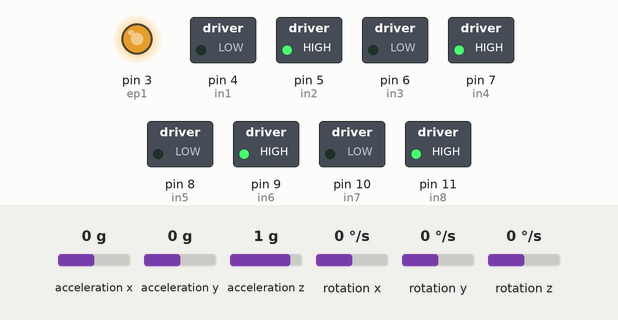
This sketch was run on a simulated Arduino Uno, built with avr-gcc and run on an emulated ATmega328P. Shown: switched loads named in the sketch (green lamp = pin HIGH), output pins drawn as LEDs (lit = HIGH). Inputs (shaded band) come from the test bench; at power-on: rotation z 0 °/s, acceleration x 0 g, acceleration y 0 g, acceleration z 1 g, rotation x 0 °/s, rotation y 0 °/s.

Above: at 2.8 s.
2.9 s: rotation z set to -5 °/s
5.3 s: rotation z set to -8 °/s
6.8 s: rotation z set to -192 °/s
At 8.4 s:
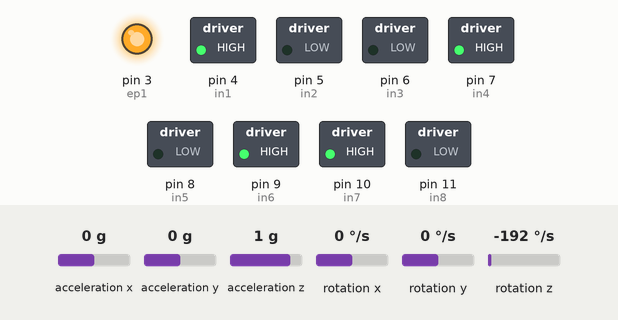
8.7 s: rotation z set to 100 °/s
At 11.64 s:
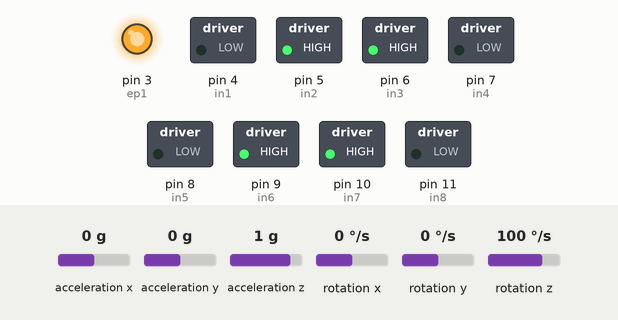
11.7 s: rotation z set to 0 °/s
At 12.9 s:
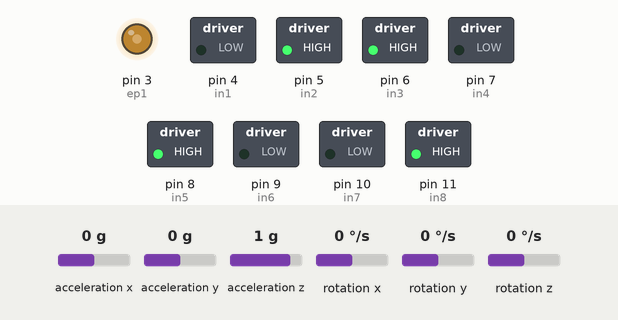
13.2 s: rotation z set to -7 °/s
At 14.0 s:
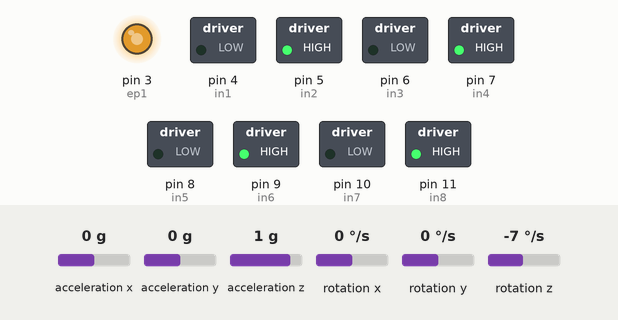
Timing chart, 0 to 16.5 s (numbered marks = the images above; inputs shaded):
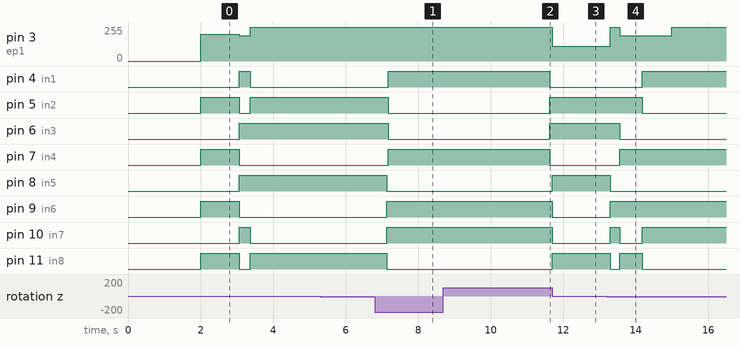

Measured:
- after the input at 5.3 s, every drawn part: stays the same
- after the input at 6.8 s, pin 4 (in1), pin 7 (in4): LOW → HIGH after 0.37 s; pin 5 (in2), pin 6 (in3): HIGH → LOW after 0.37 s; pin 8 (in5), pin 11 (in8): HIGH → LOW after 0.34 s; pin 9 (in6), pin 10 (in7): LOW → HIGH after 0.34 s
- after the input at 8.7 s, pin 4 (in1), pin 7 (in4): HIGH → LOW after 2.9 s; pin 5 (in2), pin 6 (in3): LOW → HIGH after 2.9 s; pin 8 (in5), pin 11 (in8): LOW → HIGH after 3.0 s; pin 9 (in6), pin 10 (in7): HIGH → LOW after 3.0 s
- after the input at 11.7 s, pin 3 (ep1): 255/255 → 110/255 at once
- after the input at 13.2 s, pin 3 (ep1): 110/255 → 255/255 after 0.10 s, → 190/255 0.26 s later, → 255/255 1.4 s later; pin 4 (in1): LOW → HIGH after 0.98 s; pin 5 (in2): HIGH → LOW after 0.98 s; pin 6 (in3): HIGH → LOW after 0.36 s; pin 7 (in4): LOW → HIGH after 0.36 s

The sketch:

DISASTER_MANAGEMENT.ino
```cpp
#include "Wire.h"
#include <MPU6050_light.h>

MPU6050 mpu(Wire);
unsigned long timer = 0;

int in1=4;//MOTOR 4
int in2=5;//MOTOR 4
int in3=6;//MOTOR 3
int in4=7;//MOTOR 3
int in5=8;//MOTOR 2
int in6=9;//MOTOR 2
int in7=10;//MOTOR 1
int in8=11;//MOTOR  1
int ep1 = 3;//motor1

float anglerequired = 0;
float anglecurrent = 0;
void Forward();
void Backward();
void Right();
void Left();
void Stop();
void SlideLeft();
void SlideRight();
void GoForward(int distance,int orientation ,int speed);

void setup()
{
  //Serial.begin(2000000);
  Wire.begin();

  byte status = mpu.begin();
  //Serial.print(F("MPU6050 status: "));
  //Serial.println(status);
  while(status!=0){ }

  //Serial.println(F("Calculating offsets, do not move MPU6050"));
  delay(1000);
  mpu.calcOffsets();
  //Serial.println("Sensor Init Done!\n");

  pinMode(in1, OUTPUT);
  pinMode(in2, OUTPUT);
  pinMode(in3, OUTPUT);
  pinMode(in4, OUTPUT);
  pinMode(in5, OUTPUT);
  pinMode(in6, OUTPUT);
  pinMode(in7, OUTPUT);
  pinMode(in8, OUTPUT);

  GoForward(550,0,200);
  GoBk(150,0,190);
  //GoLeft(100,0,190);


  GoLeft(180,90,255);
  GoForward(500,90,190);
  GoBk(200,90,190);


  //GoLeft(0,180,200);
  GoRight(180,180,200);
  GoForward(800,180,190);
  GoBk(100,180,190);


  GoRight(290,270,200);
  GoForward(290,270,190);
  //GoBk(200,270,190);

  GoLeft(100,360,200);
  GoForward(400,360,190);


  GoRight(200,270,255);
  GoForward(500,270,200);

  GoBk(400,270,200);
  GoBk(80,180,200);

  GoLeft(450,180,255);
  GoForward(700,180,200);

   GoLeft(300,360,255);

   GoForward(400,360,200);
   GoBk(40,270,200);
   GoRight(110,270,255);
   GoForward(600,270,200);


  Stop();
}

void loop() {}

void GoForward(int distance,int orientation, int speed)
{
    anglerequired = -orientation;
    for(int travel = 0;travel < distance;)
    {
      mpu.update();
      anglecurrent = mpu.getAngleZ();
      float error = (anglerequired - anglecurrent);
      float errormod = error*30;
      if(errormod < 0)errormod = -errormod;
      if(errormod > 255)errormod = 255;

      if((error < 3) && (error > -3)){Forward(); analogWrite(ep1,speed);travel++;}
      else if(error < 0){RotateRight(); analogWrite(ep1,errormod);}
      else if(error > 0){RotateLeft();analogWrite(ep1,errormod);}
    }
}
void GoBk(int distance,int orientation, int speed)
{
    anglerequired = -orientation;
    for(int travel = 0;travel < distance;)
    {
      mpu.update();
      anglecurrent = mpu.getAngleZ();
      float error = (anglerequired - anglecurrent);
      float errormod = error*30;
      if(errormod < 0)errormod = -errormod;
      if(errormod > 255)errormod = 255;

      if((error < 3) && (error > -3)){Backward(); analogWrite(ep1,speed);travel++;}
      else if(error < 0){RotateRight(); analogWrite(ep1,errormod);}
      else if(error > 0){RotateLeft();analogWrite(ep1,errormod);}
    }
}

void GoLeft(int distance,int orientation ,int speed)
{
    anglerequired = -orientation;
    for(int travel = 0;travel < distance;)
    {
      mpu.update();
      anglecurrent = mpu.getAngleZ();
      float error = (anglerequired - anglecurrent);
      float errormod = error*30;
      if(errormod < 0)errormod = -errormod;
      if(errormod > 255)errormod = 255;

      if((error < 3) && (error > -3)){SlideLeft(); analogWrite(ep1,speed);travel++;}
      else if(error < 0){RotateRight(); analogWrite(ep1,errormod);}
      else if(error > 0){RotateLeft();analogWrite(ep1,errormod);}
    }
}
void GoRight(int distance,int orientation, int speed)
{
    anglerequired = -orientation;
    for(int travel = 0;travel < distance;)
    {
      mpu.update();
      anglecurrent = mpu.getAngleZ();
      float error = (anglerequired - anglecurrent);
      float errormod = error*30;
      if(errormod < 0)errormod = -errormod;
      if(errormod > 255)errormod = 255;

      if((error < 3) && (error > -3)){SlideRight(); analogWrite(ep1,speed);travel++;}
      else if(error < 0){RotateRight(); analogWrite(ep1,errormod);}
      else if(error > 0){RotateLeft();analogWrite(ep1,errormod);}
    }
}

void Forward()
{
  digitalWrite(in1,LOW);
  digitalWrite(in2,HIGH);
  digitalWrite(in3,LOW);
  digitalWrite(in4,HIGH);
  digitalWrite(in5,LOW);
  digitalWrite(in6,HIGH);
  digitalWrite(in7,LOW);
  digitalWrite(in8,HIGH);
}
void Backward()
{
  digitalWrite(in1,HIGH);
  digitalWrite(in2,LOW);
  digitalWrite(in3,HIGH);
  digitalWrite(in4,LOW);
  digitalWrite(in5,HIGH);
  digitalWrite(in6,LOW);
  digitalWrite(in7,HIGH);
  digitalWrite(in8,LOW);
}
void RotateRight()
{
  digitalWrite(in1,LOW);
  digitalWrite(in2,HIGH);
  digitalWrite(in3,HIGH);
  digitalWrite(in4,LOW);
  digitalWrite(in5,HIGH);
  digitalWrite(in6,LOW);
  digitalWrite(in7,LOW);
  digitalWrite(in8,HIGH);
}
void RotateLeft()
{
  digitalWrite(in1,HIGH);
  digitalWrite(in2,LOW);
  digitalWrite(in3,LOW);
  digitalWrite(in4,HIGH);
  digitalWrite(in5,LOW);
  digitalWrite(in6,HIGH);
  digitalWrite(in7,HIGH);
  digitalWrite(in8,LOW);
}
void Stop()
{
  digitalWrite(in1,LOW);
  digitalWrite(in2,LOW);
  digitalWrite(in3,LOW);
  digitalWrite(in4,LOW);
  digitalWrite(in5,LOW);
  digitalWrite(in6,LOW);
  digitalWrite(in7,LOW);
  digitalWrite(in8,LOW);
}

void SlideLeft()
{
  digitalWrite(in1,LOW);
  digitalWrite(in2,HIGH);
  digitalWrite(in3,HIGH);
  digitalWrite(in4,LOW);
  digitalWrite(in5,LOW);
  digitalWrite(in6,HIGH);
  digitalWrite(in7,HIGH);
  digitalWrite(in8,LOW);

}
void SlideRight()
{
  digitalWrite(in1,HIGH);
  digitalWrite(in2,LOW);
  digitalWrite(in3,LOW);
  digitalWrite(in4,HIGH);
  digitalWrite(in5,HIGH);
  digitalWrite(in6,LOW);
  digitalWrite(in7,LOW);
  digitalWrite(in8,HIGH);

}
```
